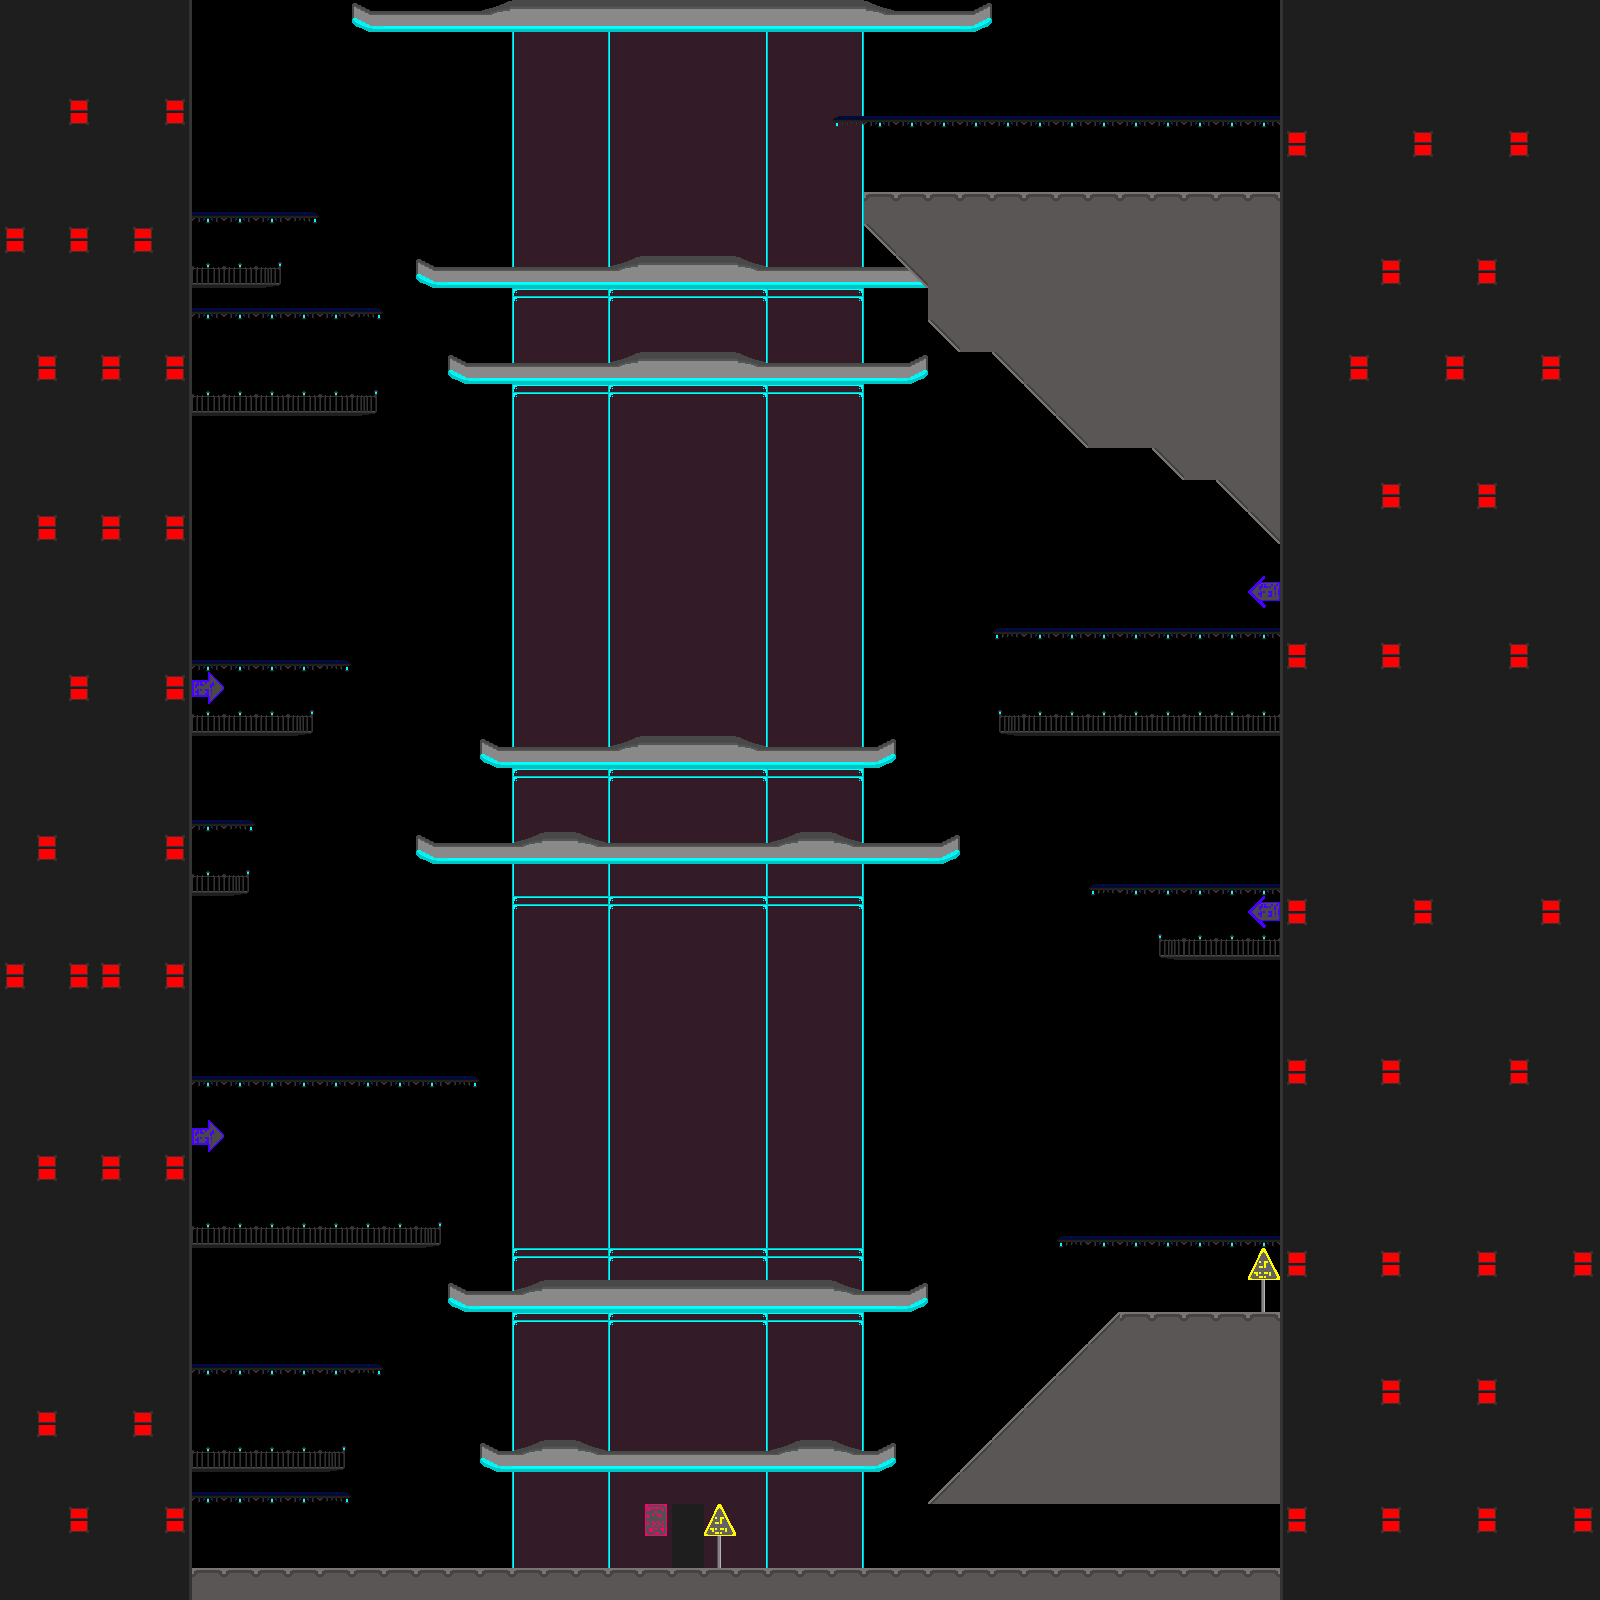

This is a level from a 2D game, rendered from its Tiled map with the project's own tilesets. A one-line summary and the map file follow, with tile-layer data summarised:
An orthogonal 50x50 tile map with 32x32 px tiles, 3 tile layers (Tile Layer 2, Tile Layer 3, Tile Layer 1).

<map version="1.2" tiledversion="1.3.2" orientation="orthogonal" renderorder="right-down" compressionlevel="0" width="50" height="50" tilewidth="32" tileheight="32" infinite="0" nextlayerid="4" nextobjectid="1">
 <tileset firstgid="1" source="sunset.tsx" />
 <layer id="2" name="Tile Layer 2" width="50" height="50">
  <properties>
   <property name="custom_z" value="-1" />
  </properties>
  <data>[2500 cells, 541 non-empty, 9 distinct tile ids]</data>
 </layer>
 <layer id="3" name="Tile Layer 3" width="50" height="50">
  <properties>
   <property name="custom_z" value="-1" />
  </properties>
  <data>[2500 cells, 109 non-empty, 12 distinct tile ids]</data>
 </layer>
 <layer id="1" name="Tile Layer 1" width="50" height="50">
  <data>[2500 cells, 1099 non-empty, 21 distinct tile ids]</data>
 </layer>
</map>
